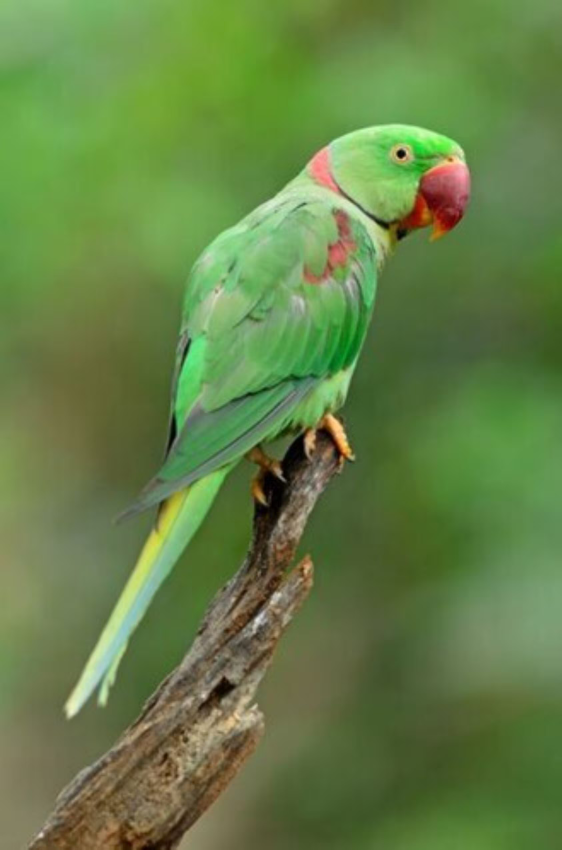
#> input picture data/parrot.jpg, 1684 x 2549 px (shown at 1/3 size)
$ python edge_detection.py
#> lines starting #> are read from the running program, lines starting #| are printed output that depends on the picture; after the words box and inside, x2 and y2 are one past the last pixel; in counts of white or black regions, pixels touching at a corner belong together
import os

import cv2

import numpy as np

img = cv2.imread(os.path.join('.','data','parrot.jpg'))
#> img is the input picture: shape (2549, 1684, 3); mean B, G, R 70.5, 128.3, 100.6
resized_img = cv2.resize(img, (640,480))
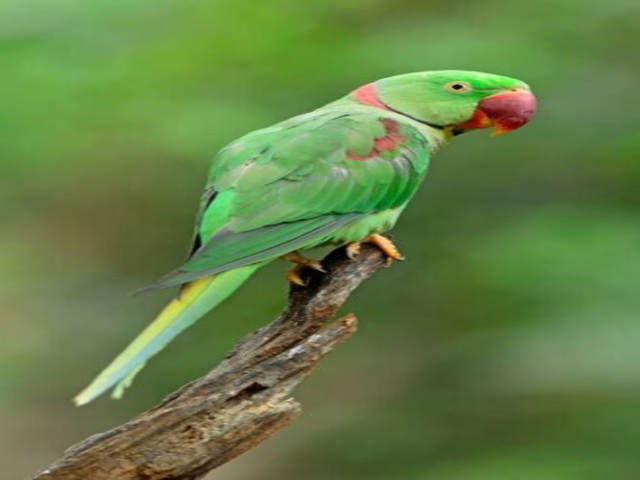
#> resized_img: shape (480, 640, 3); mean B, G, R 70.5, 128.3, 100.5

img_edge = cv2.Canny(resized_img, 100, 200)
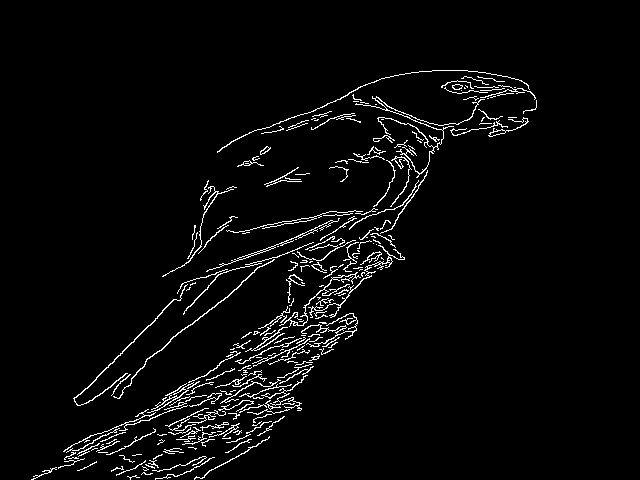
#> img_edge: shape (480, 640); 3.5% white in thin lines or dots, all inside (x1, y1, x2, y2) = (31, 70, 537, 480)

img_edge_d = cv2.dilate(img_edge, np.ones((5,5), dtype = np.int8))
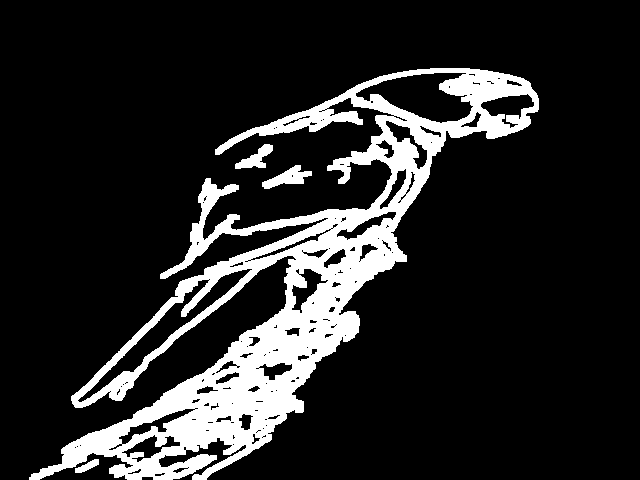
#> img_edge_d: shape (480, 640); 15.1% white; 4 white regions, box (x1, y1, x2, y2) and area: (29, 68, 539, 480) 45398, (262, 165, 312, 189) 548, (235, 144, 273, 169) 428, (75, 459, 99, 473) 161

img_edge_e = cv2.erode(img_edge_d, np.ones((5,5), dtype = np.int8))
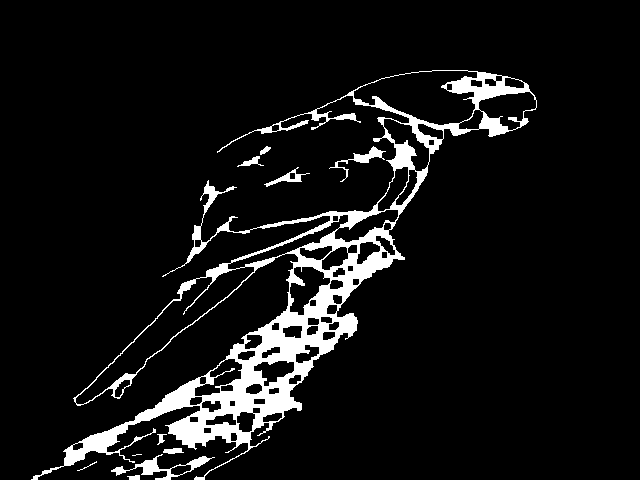
#> img_edge_e: shape (480, 640); 7.7% white; 11 white regions (1 under 20 px), largest, box (x1, y1, x2, y2) and area: (31, 70, 537, 480) 22200, (111, 454, 215, 480) 653, (329, 146, 386, 182) 339

cv2.imshow('img', resized_img)
cv2.imshow('img_edge', img_edge)
cv2.imshow('img_edge_d', img_edge_d)
cv2.imshow('img_edge_e', img_edge_e)

cv2.waitKey(0)
